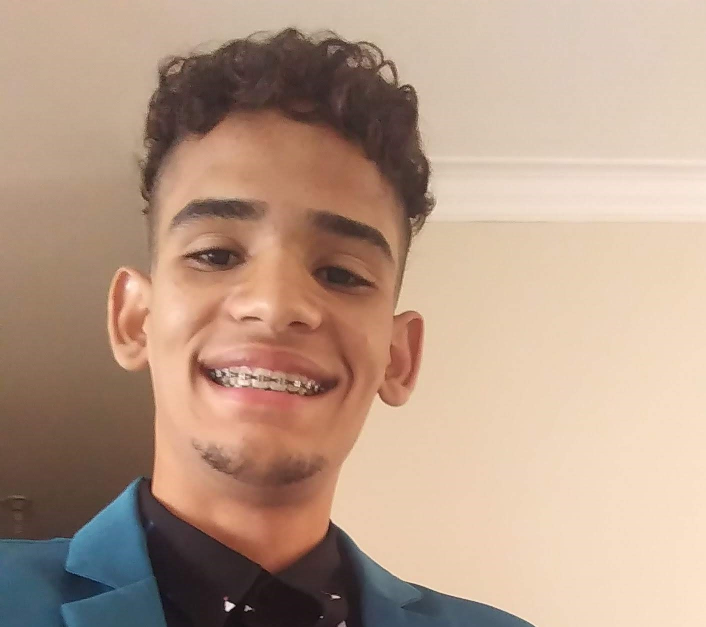
#> input picture Data/kendryimagen.jpg, 1411 x 1254 px, given in place of the camera (shown at 1/2 size)
$ python CapturandoRostro.py
#> lines starting #> are read from the running program, lines starting #| are printed output that depends on the picture; after the words box and inside, x2 and y2 are one past the last pixel; in counts of white or black regions, pixels touching at a corner belong together
import cv2
import os
import imutils

personName = 'Josuel'
dataPath = 'C:/Users/josue/Desktop/VisionComputacionalRostros-master/Data'
personPath = dataPath + '/' + personName

if not os.path.exists(personPath):
	print('Carpeta creada: ',personPath)
	os.makedirs(personPath)

cap = cv2.VideoCapture(0,cv2.CAP_DSHOW)


faceClassif = cv2.CascadeClassifier(cv2.data.haarcascades+'haarcascade_frontalface_default.xml')
count = 0

while True:

	ret, frame = cap.read()
#> frame is the input picture: shape (1254, 1411, 3); mean B, G, R 136.6, 155.8, 183.5
	if ret == False: break
	frame =  imutils.resize(frame, width=640)
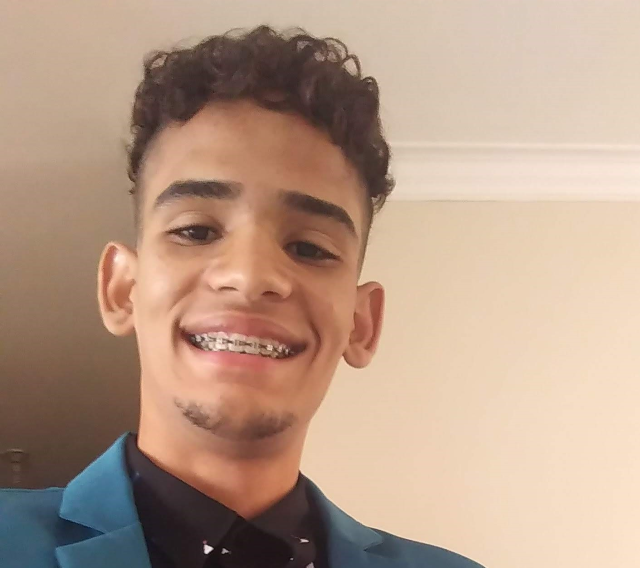
#> frame: shape (568, 640, 3); mean B, G, R 136.6, 155.8, 183.5
	gray = cv2.cvtColor(frame, cv2.COLOR_BGR2GRAY)
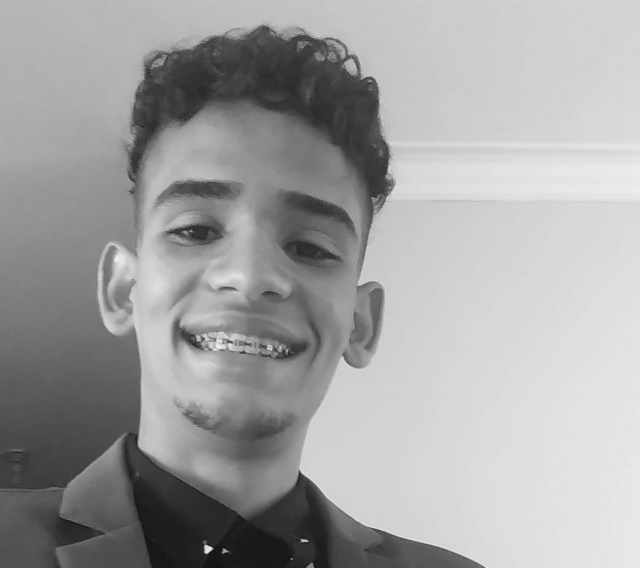
#> gray: shape (568, 640); min 11, max 243, mean 161.9
	auxFrame = frame.copy()

	faces = faceClassif.detectMultiScale(gray,1.3,5)
#> faces = [[85, 93, 331, 331]]

	for (x,y,w,h) in faces:
		cv2.rectangle(frame, (x,y),(x+w,y+h),(0,255,0),2)
		rostro = auxFrame[y:y+h,x:x+w]
		rostro = cv2.resize(rostro,(150,150),interpolation=cv2.INTER_CUBIC)
		cv2.imwrite(personPath + '/rotro_{}.jpg'.format(count),rostro)
		count = count + 1
#> this loop made 1 pass
#> (x, y, w, h, count) on pass 1: (85, 93, 331, 331, 1)
#> pass 1, `rostro = auxFrame[y:y+h,x:x+w]`:
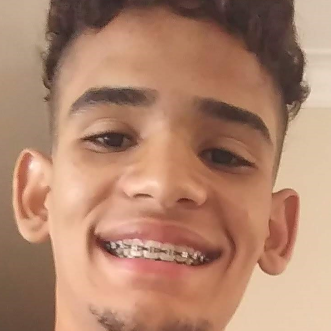
#> rostro: shape (331, 331, 3); mean B, G, R 109.4, 133.1, 176.5
#> after the loop:
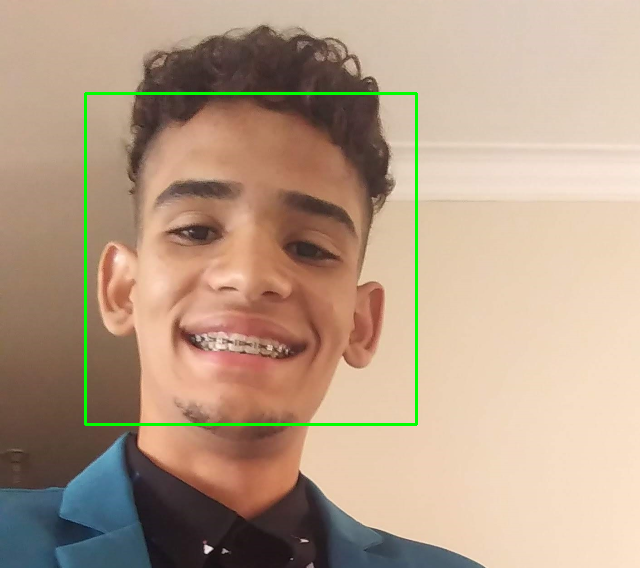
#> frame: shape (568, 640, 3); 1.09% of pixels changed, all inside (x1, y1, x2, y2) = (84, 92, 418, 426)
#> after the loop, count = 1
	cv2.imshow('frame',frame)

	k =  cv2.waitKey(1)
#> (key Esc is pressed here)
	if k == 27 or count >= 400:
		break

cap.release()
cv2.destroyAllWindows()
